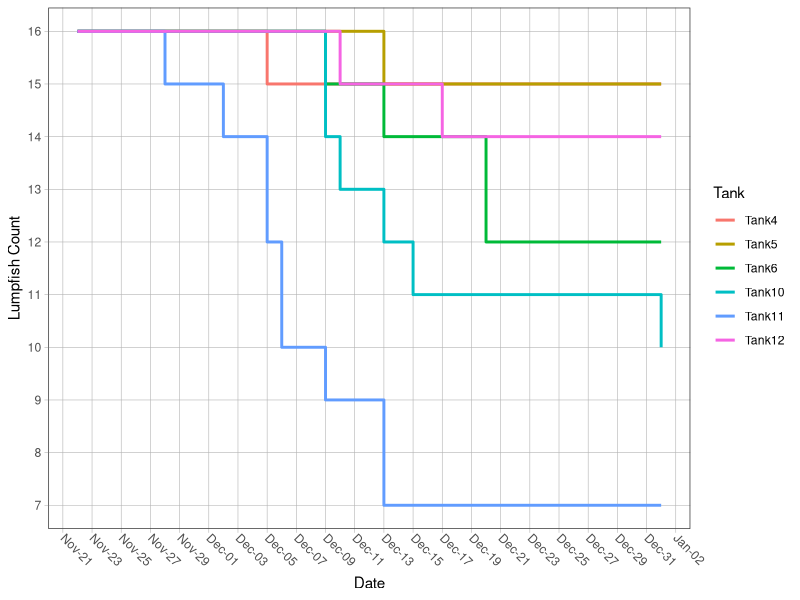

This figure's R source:
library(tidyverse)
library(readxl)
library(reshape2)
library(lubridate)
library(openxlsx)

morts <- read_excel("mortalityLog.xlsx") %>%
  replace(is.na(.),0) %>%
  mutate(Tank = paste0("Tank", Tank))

mort <- function(x){
  output <- vector("integer", length(x))
  for(i in seq_along(x)){
    if(x[i]==16){
      output[i] <- x[i]
    }
    else{
      output[i] <- 16-sum(x[2:i])}
  }
  return(output)
}

y <- apply(morts[,-1], 1, mort)%>%
  t()%>%
  as_tibble()
y$Tank <- morts$Tank
y <- relocate(y, Tank)
y$Tank <- factor(y$Tank, levels = c("Tank4", "Tank5", "Tank6", "Tank10", "Tank11", "Tank12"))
names(y) <- names(morts)


t <- melt(y, id.vars = "Tank", variable.name = "Date")%>%
  mutate(Date = mdy(Date)) %>%
  ggplot(aes(x=Date, y=value, group = Tank, color = Tank))+
  geom_step(size = c(1))+
  scale_x_date(date_breaks = "2 days", date_labels = "%b-%d") +
  scale_y_continuous(breaks = seq(1,16))+
  theme_bw() +
  theme(legend.background = element_rect(fill = "white", size = 4, colour = "white"),
        axis.ticks = element_line(colour = "grey70", size = 0.2),
        panel.grid.major = element_line(colour = "grey70", size = 0.2),
        panel.grid.minor = element_blank(),
        axis.text.x = element_text(angle = -45, vjust = 0.5, hjust = 0)
        )+
  labs(y="Lumpfish Count")
t 

date <- format(Sys.Date(), '%m.%d.%y')
write.xlsx(morts, paste0(date,"mortalityLog.xlsx" ))
